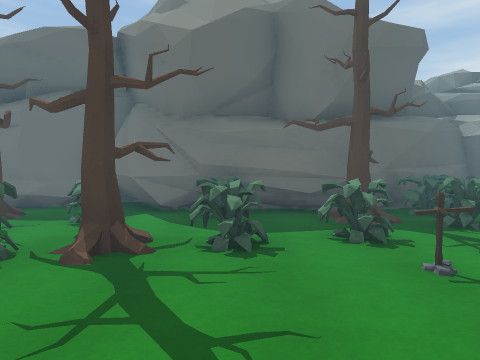
[1] (above)

16 first-person views from a walk through a scene from a Unity 3-D project. The camera is 1.4 m above the floor, tilts 2° down and sees 70° across. The floor is counted in squares, 2 m on a side. Each view is taken from the middle of a square. On the plan, view 1 faces up. The plan holds only what a view shows up to about 11 squares ahead; the rest is blank. The place goes on beyond the plan. The player character is not drawn. Some animated figures are left out. Some surface patterns are stand-ins.

[2]
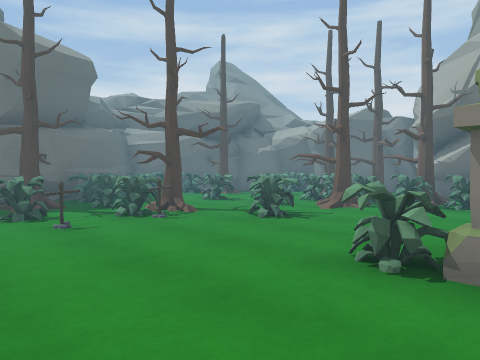

[3]
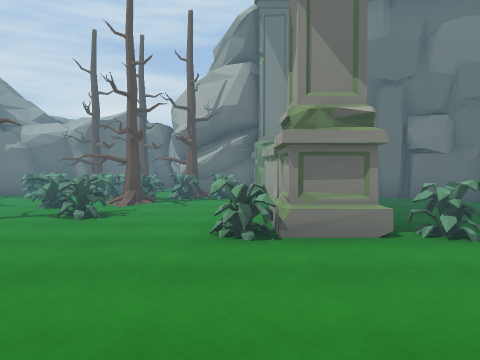

[4]
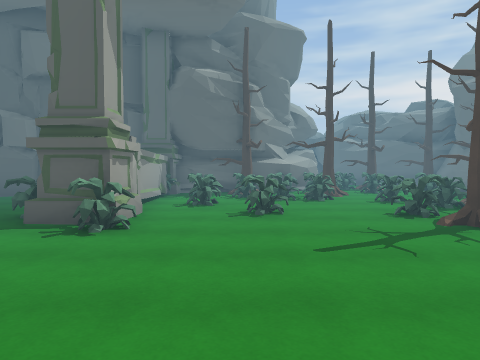

[5]
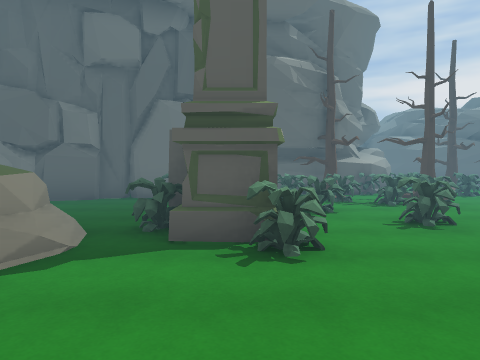

[6]
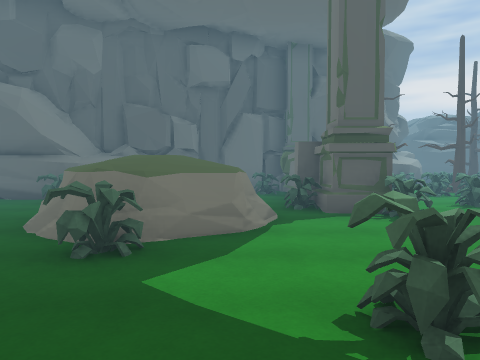

[7]
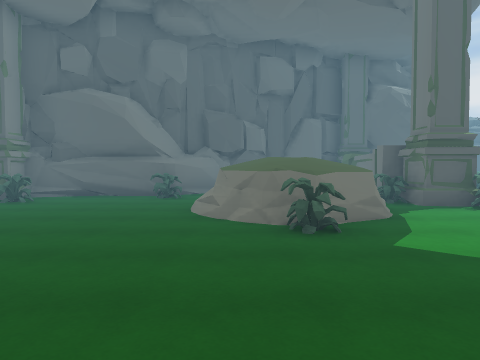

[8]
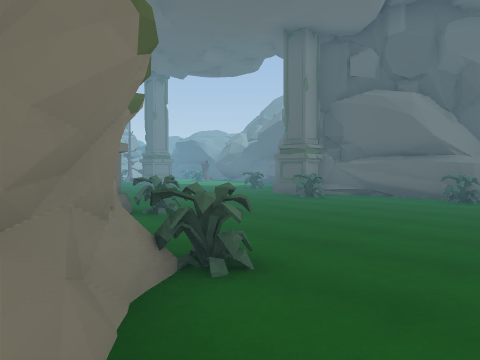

[9]
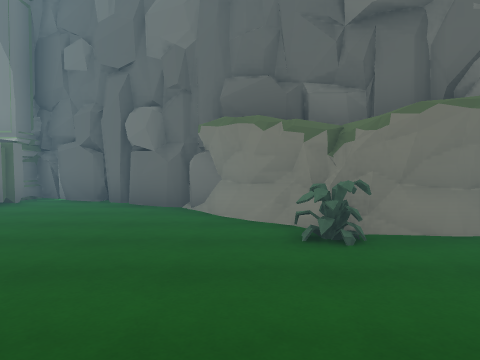

[10]
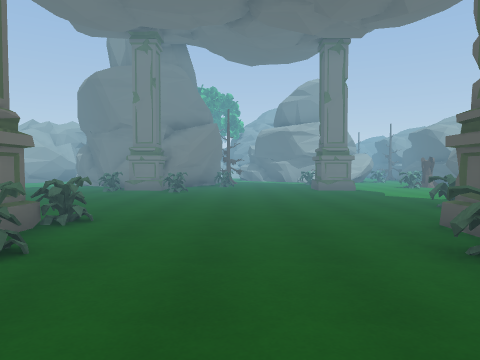

[11]
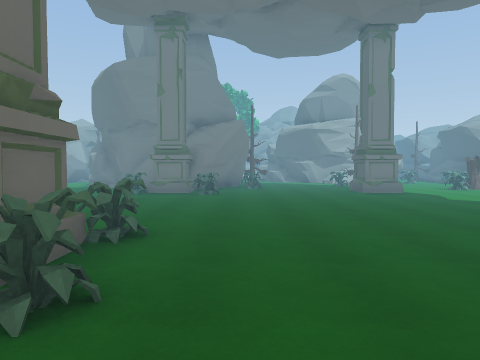

[12]
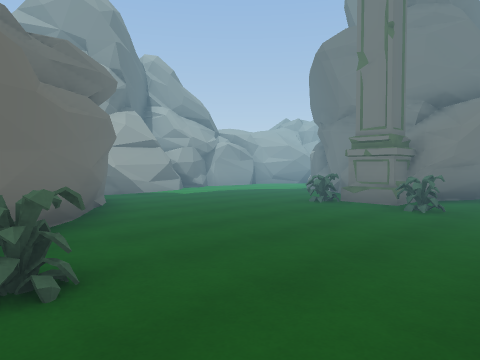

[13]
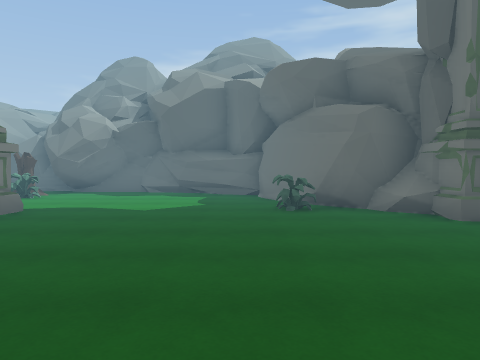

[14]
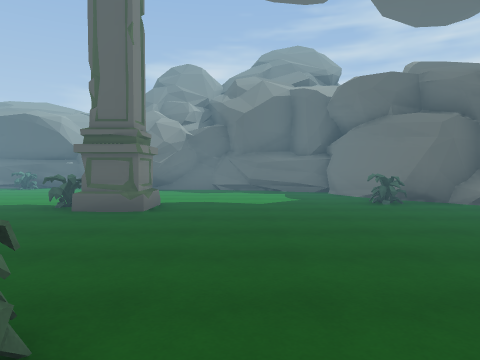

[15]
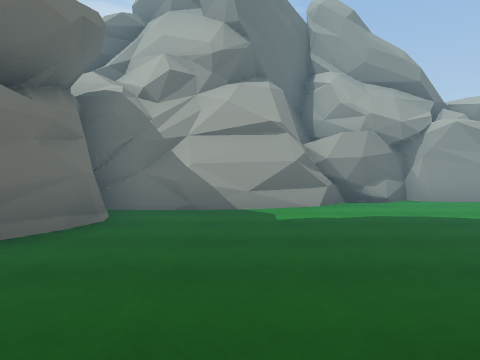

[16]
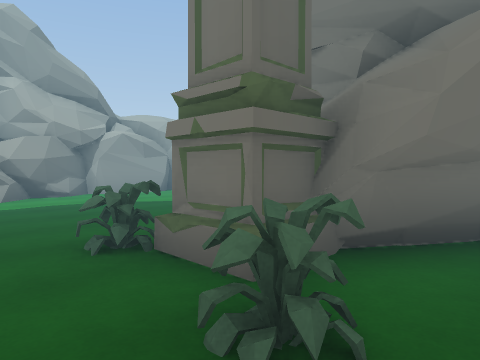

### Floor plan
Key: @ floor where view 1 was taken; # wall or solid block; x gap in a wall; . floor; = window, fence, low wall or low ledge; ^ raised ledge; T tree; S stump; O other object.
Columns run from 8 left of view 1 to 10 right of it. Each row starts with its distance up from view 1.
  6 T   #.######OOO##
  5 .  OT.O.O.TO...T##
  4 OTO..O....O..O.OO#
  3  ...O.OTOO.TO...T##
  2 #.OTO....O.O.OOO.T#
  1 ##.O........O.TO..#
  0  #OT..O.@......Ox##
 -1  #O.O......O.....#
 -2  #OOOO#O...#OOOO#
 -3  ##O..O....O....#
 -4   #...=##......##
 -5   #... ^#O.....#
 -6   #.   =#.....##
 -7   ##.........##
 -8    ##O.....O##
 -9     #.......#
-10     #.......#
-11     ##O...O##
-12     ##....O##
-13    ##.......##
-14  ###O........### #
-15 ##.............###
-16 #................#
-17 #................#
-18 #.........O.O....##
-19 #....#.....#......#
-20 #SO. O....### ....#

Positions as (right, up) in squares from view 1, and headings:
1: (0, 0), facing up
2: (0, -2), facing up-right
3: (-1, -1), facing right
4: (3, 0), facing left
5: (2, -2), facing left
6: (4, -4), facing left
7: (5, -6), facing left
8: (5, -6), facing down-left
9: (0, -7), facing right
10: (0, -8), facing down
11: (1, -9), facing down
12: (0, -12), facing down-right
13: (2, -15), facing left
14: (3, -17), facing left
15: (3, -17), facing right
16: (1, -17), facing down-right
